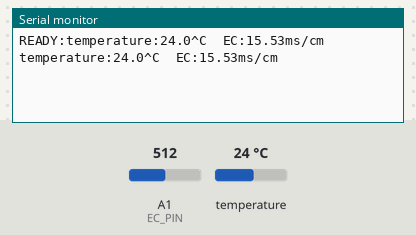
Bench run of a sketch on a simulated Arduino Uno, built with avr-gcc and run on an emulated ATmega328P. On the bench: the last lines printed to the serial monitor. The test bench sets the inputs (shaded band); at power-on: temperature 24 °C, A1 (EC_PIN) = 512.

Above: at 2.8 s.
2.9 s: temperature set to 12 °C
At 4.1 s:
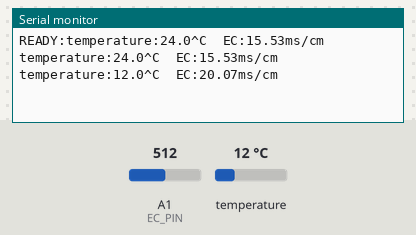
4.4 s: A1 (EC_PIN) set to 716
At 5.6 s:
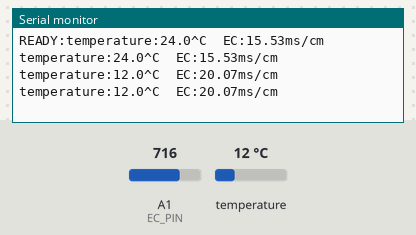
5.9 s: temperature set to 19 °C
At 5.9 s:
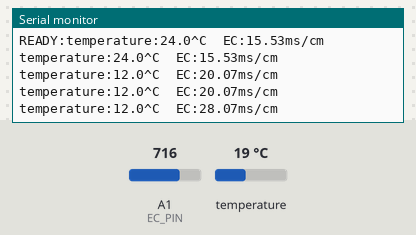
7.4 s: A1 (EC_PIN) set to 900
At 8.5 s:
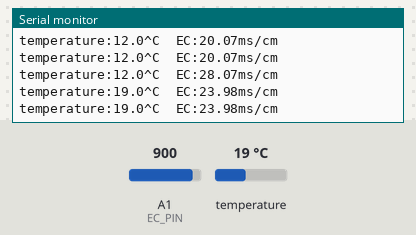
Timing chart, 0 to 9.9 s (numbered marks = the images above; inputs shaded):
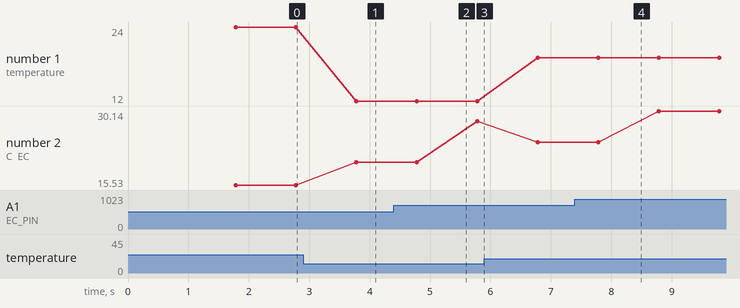

The sketch:

ec_meter_read.ino
```cpp
// (licence header left out)
#include "DFRobot_EC.h"
#include <EEPROM.h>

#define EC_PIN A1
float voltage,ecValue,temperature = 25;
DFRobot_EC ec;


//temperature sensor
#include <OneWire.h>
#include <DallasTemperature.h>

// Data wire is plugged into port 2 on the Arduino
#define ONE_WIRE_BUS 2

//Raspberry Pi is connected to Serial 0
//#define serialPi Serial

// Setup a oneWire instance to communicate with any OneWire devices (not just Maxim/Dallas temperature ICs)
OneWire oneWire(ONE_WIRE_BUS);

// Pass our oneWire reference to Dallas Temperature.
DallasTemperature sensors(&oneWire);

void setup()
{
  Serial.begin(115200);
  ec.begin();

  // Start up the temperature sensor
  sensors.begin();

  Serial.print("READY:");

}

void loop()
{
    static unsigned long timepoint = millis();
    if(millis()-timepoint>1000U)  //time interval: 1s
    {
      timepoint = millis();
      voltage = analogRead(EC_PIN)/1024.0*5000;  // read the voltage
      temperature = readTemperature();  // read your temperature sensor to execute temperature compensation
      ecValue =  ec.readEC(voltage,temperature);  // convert voltage to EC with temperature compensation
      Serial.print("temperature:");
      Serial.print(temperature,1);
      Serial.print("^C  EC:");
      Serial.print(ecValue,2);
      Serial.println("ms/cm");
    }
    ec.calibration(voltage,temperature);  // calibration process by Serail CMD
}

float readTemperature()
{
  //add your code here to get the temperature from your temperature sensor
    sensors.requestTemperatures(); // Send the command to get temperatures
    return sensors.getTempCByIndex(0);

}
```

Measured:
- after the input at 2.9 s, the serial monitor: prints a new line after 0.88 s (image 1)
- plotted number 1: 24 → 12 after the input at 2.9 s, 12 → 19 after the input at 5.9 s
- plotted number 2: 15.53 → 20.07 after the input at 2.9 s, 20.07 → 28.07 after the input at 4.4 s, 28.07 → 23.98 after the input at 5.9 s, 23.98 → 30.14 after the input at 7.4 s
